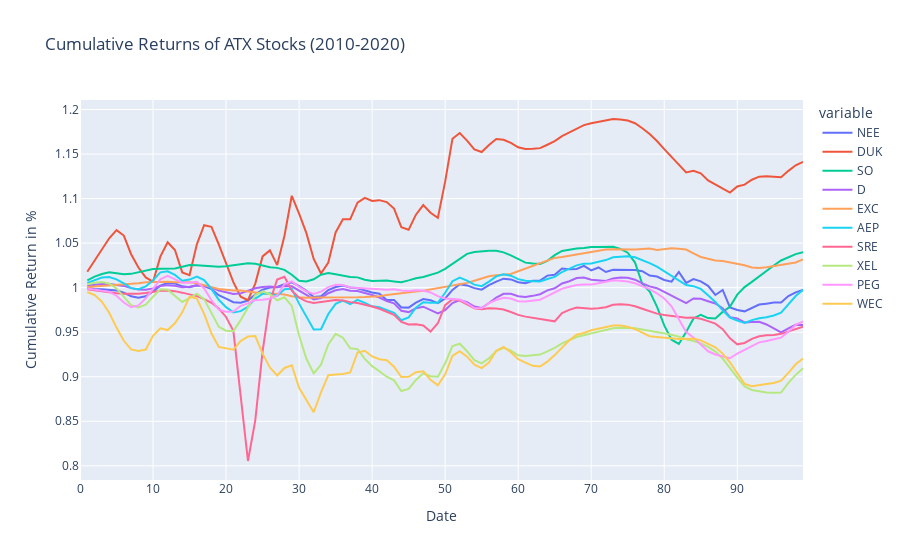

Notebook code cell kept with this figure:
### Code cell
dfNEE = pd.DataFrame(test_resultNEE,
                  columns = ['NEE'])
dfDUK = pd.DataFrame(test_resultDUK,
                  columns = ['DUK'])
dfSO = pd.DataFrame(test_resultSO,
                  columns = ['SO'])
dfD = pd.DataFrame(test_resultD,
                  columns = ['D'])
dfEXC = pd.DataFrame(test_resultEXC,
                  columns = ['EXC'])
dfAEP = pd.DataFrame(test_resultAEP,
                  columns = ['AEP'])
dfSRE = pd.DataFrame(test_resultSRE,
                  columns = ['SRE'])
dfXEL = pd.DataFrame(test_resultXEL,
                  columns = ['XEL'])
dfPEG = pd.DataFrame(test_resultPEG,
                  columns = ['PEG'])
dfWEC = pd.DataFrame(test_resultWEC,
                  columns = ['WEC'])
#---------------------------------------------------------------------------------------------#

TEST = pd.concat([dfNEE,dfDUK,dfSO,dfD,dfEXC,dfAEP,dfSRE,dfXEL,dfPEG,dfWEC], axis=1)
#---------------------------------------------------------------------------------------------#

NEE_daily_returns = TEST['NEE'].pct_change()
DUK_daily_returns = TEST['DUK'].pct_change()

SO_daily_returns = TEST['SO'].pct_change()
D_daily_returns = TEST['D'].pct_change()

EXC_daily_returns = TEST['EXC'].pct_change()
AEP_daily_returns = TEST['AEP'].pct_change()

SRE_daily_returns = TEST['SRE'].pct_change()
XEL_daily_returns = TEST['XEL'].pct_change()

PEG_daily_returns = TEST['PEG'].pct_change()
WEC_daily_returns = TEST['WEC'].pct_change()
#---------------------------------------------------------------------------------------------#
dfNEEreturn = NEE_daily_returns.to_frame()
dfDUKreturn = DUK_daily_returns.to_frame()

dfSOreturn = SO_daily_returns.to_frame()
dfDreturn = D_daily_returns.to_frame()

dfEXCreturn = EXC_daily_returns.to_frame()
dfAEPreturn = AEP_daily_returns.to_frame()

dfSREreturn = SRE_daily_returns.to_frame()
dfXELreturn = XEL_daily_returns.to_frame()

dfPEGreturn = PEG_daily_returns.to_frame()
dfWECreturn = WEC_daily_returns.to_frame()
#---------------------------------------------------------------------------------------------#
TESTDailyReturn = pd.concat([dfNEEreturn,
                             dfDUKreturn,
                             dfSOreturn,
                             dfDreturn,
                             dfEXCreturn,
                             dfAEPreturn,
                             dfSREreturn,
                             dfXELreturn,
                             dfPEGreturn,
                             dfWECreturn], axis=1)
#---------------------------------------------------------------------------------------------#


NEE_cum_returns = (NEE_daily_returns + 1).cumprod()
DUK_cum_returns = (DUK_daily_returns + 1).cumprod()

SO_cum_returns = (SO_daily_returns + 1).cumprod()
D_cum_returns = (D_daily_returns + 1).cumprod()

EXC_cum_returns = (EXC_daily_returns + 1).cumprod()
AEP_cum_returns = (AEP_daily_returns + 1).cumprod()

SRE_cum_returns = (SRE_daily_returns + 1).cumprod()
XEL_cum_returns = (XEL_daily_returns + 1).cumprod()

PEG_cum_returns = (PEG_daily_returns + 1).cumprod()
WEC_cum_returns = (WEC_daily_returns + 1).cumprod()
#---------------------------------------------------------------------------------------------#

dfNEECUM = NEE_cum_returns.to_frame()
dfDUKCUM = DUK_cum_returns.to_frame()

dfSOCUM = SO_cum_returns.to_frame()
dfDCUM = D_cum_returns.to_frame()

dfEXCCUM = EXC_cum_returns.to_frame()
dfAEPCUM = AEP_cum_returns.to_frame()

dfSRECUM = SRE_cum_returns.to_frame()
dfXELCUM = XEL_cum_returns.to_frame()

dfPEGCUM = PEG_cum_returns.to_frame()
dfWECCUM = WEC_cum_returns.to_frame()

#---------------------------------------------------------------------------------------------#
TESTCUM = pd.concat([dfNEECUM,dfDUKCUM,dfSOCUM,dfDCUM,dfEXCCUM,dfAEPCUM,dfSRECUM,dfXELCUM,dfPEGCUM,dfWECCUM], axis=1)
#---------------------------------------------------------------------------------------------#

atx_comps_returns = TESTDailyReturn
atx_comps_rets_cumprod = TESTCUM 

#---------------------------------------------------------------------------------------------#

fig = px.line(atx_comps_rets_cumprod, x=atx_comps_rets_cumprod.index, y=atx_comps_rets_cumprod.columns, title='Cumulative Returns of ATX Stocks (2010-2020)')
######
fig.update_xaxes(title_text='Date')
fig.update_yaxes(title_text='Cumulative Return in %')

fig.show()
#---------------------------------------------------------------------------------------------#


mu = expected_returns.ema_historical_return(atx_comps_returns, returns_data = True, span = 500)
Sigma = risk_models.exp_cov(atx_comps_returns, returns_data = True, span = 180)


ret_ef = np.arange(0, mu.max(), 0.01)
vol_ef = []
for i in np.arange(0, mu.max(), 0.01):
    ef_Pred2 = EfficientFrontier(mu, Sigma)
    ef_Pred2.efficient_return(i)
    vol_ef.append(ef_Pred2.portfolio_performance()[1])

ef_Pred2 = EfficientFrontier(mu, Sigma)
ef_Pred2.min_volatility()
min_vol_ret = ef_Pred2.portfolio_performance()[0]
min_vol_vol = ef_Pred2.portfolio_performance()[1]

ef_Pred2.max_sharpe(risk_free_rate=0.009)
max_sharpe_ret = ef_Pred2.portfolio_performance()[0]
max_sharpe_vol = ef_Pred2.portfolio_performance()[1]


portfolioREAL = pd.concat([closeNEE,
                   closeDUK,
                   closeSO,
                   closeD,
                   closeEXC,
                   closeAEP,
                   closeSRE,
                   closeXEL,
                   closePEG,
                   closeWEC,
                      ], axis=1)

### Figure 1 — Plotly figure (JSON) as saved in the notebook; plotly's stock layout.template omitted (floating-point values rounded to 4 significant figures)
{"data": [{"hovertemplate": "variable=NEE<br>index=%{x}<br>value=%{y}<extra></extra>", "legendgroup": "NEE", "line": {"color": "#636efa", "dash": "solid"}, "mode": "lines", "name": "NEE", "orientation": "v", "showlegend": true, "type": "scatter", "x": [0, 1, 2, 3, 4, 5, 6, 7, 8, 9, 10, 11, 12, 13, 14, 15, 16, 17, 18, 19, 20, 21, 22, 23, 24, 25, 26, 27, 28, 29, 30, 31, 32, 33, 34, 35, 36, 37, 38, 39, 40, 41, 42, 43, 44, 45, 46, 47, 48, 49, 50, 51, 52, 53, 54, 55, 56, 57, 58, 59, 60, 61, 62, 63, 64, 65, 66, 67, 68, 69, 70, 71, 72, 73, 74, 75, 76, 77, 78, 79, 80, 81, 82, 83, 84, 85, 86, 87, 88, 89, 90, 91, 92, 93, 94, 95, 96, 97, 98, 99], "xaxis": "x", "y": [null, 0.9999, 0.9985, 0.9984, 0.9977, 0.9969, 0.9944, 0.9903, 0.9887, 0.9903, 0.9956, 1.002, 1.005, 1.005, 1.002, 1.001, 1.003, 1.002, 0.9984, 0.9916, 0.9877, 0.9836, 0.9831, 0.9855, 0.9923, 0.9977, 1.0, 1.001, 1.004, 1.006, 1.002, 0.9965, 0.9894, 0.9904, 0.9973, 1.001, 1.003, 1.0, 0.9993, 0.9969, 0.9946, 0.9933, 0.9863, 0.9863, 0.9779, 0.9776, 0.9832, 0.9873, 0.9859, 0.9827, 0.9878, 0.9975, 1.004, 1.003, 0.9995, 0.9978, 1.003, 1.007, 1.01, 1.009, 1.006, 1.005, 1.008, 1.008, 1.014, 1.014, 1.021, 1.021, 1.021, 1.025, 1.019, 1.023, 1.018, 1.02, 1.02, 1.019, 1.02, 1.018, 1.014, 1.012, 1.009, 1.007, 1.018, 1.005, 1.01, 1.007, 1.002, 0.9918, 0.9975, 0.9779, 0.975, 0.9734, 0.9772, 0.9811, 0.9821, 0.9833, 0.9832, 0.9905, 0.9947, 0.9975], "yaxis": "y"}, {"hovertemplate": "variable=DUK<br>index=%{x}<br>value=%{y}<extra></extra>", "legendgroup": "DUK", "line": {"color": "#EF553B", "dash": "solid"}, "mode": "lines", "name": "DUK", "orientation": "v", "showlegend": true, "type": "scatter", "x": [0, 1, 2, 3, 4, 5, 6, 7, 8, 9, 10, 11, 12, 13, 14, 15, 16, 17, 18, 19, 20, 21, 22, 23, 24, 25, 26, 27, 28, 29, 30, 31, 32, 33, 34, 35, 36, 37, 38, 39, 40, 41, 42, 43, 44, 45, 46, 47, 48, 49, 50, 51, 52, 53, 54, 55, 56, 57, 58, 59, 60, 61, 62, 63, 64, 65, 66, 67, 68, 69, 70, 71, 72, 73, 74, 75, 76, 77, 78, 79, 80, 81, 82, 83, 84, 85, 86, 87, 88, 89, 90, 91, 92, 93, 94, 95, 96, 97, 98, 99], "xaxis": "x", "y": [null, 1.018, 1.031, 1.043, 1.055, 1.065, 1.059, 1.038, 1.023, 1.012, 1.007, 1.035, 1.051, 1.042, 1.017, 1.014, 1.049, 1.07, 1.068, 1.049, 1.028, 1.006, 0.9899, 0.9859, 1.005, 1.035, 1.042, 1.025, 1.058, 1.103, 1.083, 1.061, 1.032, 1.016, 1.028, 1.062, 1.077, 1.077, 1.095, 1.101, 1.097, 1.098, 1.096, 1.089, 1.068, 1.065, 1.082, 1.093, 1.084, 1.078, 1.119, 1.167, 1.174, 1.165, 1.155, 1.152, 1.16, 1.167, 1.166, 1.163, 1.158, 1.156, 1.156, 1.157, 1.16, 1.165, 1.17, 1.174, 1.179, 1.182, 1.185, 1.186, 1.188, 1.189, 1.189, 1.188, 1.185, 1.179, 1.172, 1.165, 1.156, 1.147, 1.139, 1.129, 1.131, 1.128, 1.12, 1.116, 1.112, 1.107, 1.114, 1.116, 1.121, 1.125, 1.125, 1.125, 1.124, 1.131, 1.137, 1.141], "yaxis": "y"}, {"hovertemplate": "variable=SO<br>index=%{x}<br>value=%{y}<extra></extra>", "legendgroup": "SO", "line": {"color": "#00cc96", "dash": "solid"}, "mode": "lines", "name": "SO", "orientation": "v", "showlegend": true, "type": "scatter", "x": [0, 1, 2, 3, 4, 5, 6, 7, 8, 9, 10, 11, 12, 13, 14, 15, 16, 17, 18, 19, 20, 21, 22, 23, 24, 25, 26, 27, 28, 29, 30, 31, 32, 33, 34, 35, 36, 37, 38, 39, 40, 41, 42, 43, 44, 45, 46, 47, 48, 49, 50, 51, 52, 53, 54, 55, 56, 57, 58, 59, 60, 61, 62, 63, 64, 65, 66, 67, 68, 69, 70, 71, 72, 73, 74, 75, 76, 77, 78, 79, 80, 81, 82, 83, 84, 85, 86, 87, 88, 89, 90, 91, 92, 93, 94, 95, 96, 97, 98, 99], "xaxis": "x", "y": [null, 1.008, 1.012, 1.015, 1.017, 1.016, 1.015, 1.016, 1.017, 1.019, 1.021, 1.021, 1.021, 1.022, 1.023, 1.026, 1.025, 1.024, 1.024, 1.024, 1.024, 1.025, 1.026, 1.027, 1.027, 1.024, 1.023, 1.022, 1.02, 1.015, 1.008, 1.007, 1.009, 1.015, 1.017, 1.015, 1.013, 1.012, 1.012, 1.009, 1.008, 1.008, 1.008, 1.007, 1.006, 1.008, 1.011, 1.012, 1.014, 1.017, 1.021, 1.027, 1.033, 1.038, 1.04, 1.041, 1.042, 1.042, 1.04, 1.036, 1.032, 1.028, 1.027, 1.027, 1.03, 1.036, 1.041, 1.043, 1.044, 1.044, 1.046, 1.046, 1.046, 1.046, 1.043, 1.039, 1.028, 1.004, 0.9958, 0.9787, 0.9576, 0.9416, 0.9368, 0.9502, 0.9653, 0.9696, 0.9658, 0.9653, 0.9728, 0.9786, 0.9921, 1.001, 1.006, 1.013, 1.019, 1.025, 1.031, 1.034, 1.038, 1.04], "yaxis": "y"}, {"hovertemplate": "variable=D<br>index=%{x}<br>value=%{y}<extra></extra>", "legendgroup": "D", "line": {"color": "#ab63fa", "dash": "solid"}, "mode": "lines", "name": "D", "orientation": "v", "showlegend": true, "type": "scatter", "x": [0, 1, 2, 3, 4, 5, 6, 7, 8, 9, 10, 11, 12, 13, 14, 15, 16, 17, 18, 19, 20, 21, 22, 23, 24, 25, 26, 27, 28, 29, 30, 31, 32, 33, 34, 35, 36, 37, 38, 39, 40, 41, 42, 43, 44, 45, 46, 47, 48, 49, 50, 51, 52, 53, 54, 55, 56, 57, 58, 59, 60, 61, 62, 63, 64, 65, 66, 67, 68, 69, 70, 71, 72, 73, 74, 75, 76, 77, 78, 79, 80, 81, 82, 83, 84, 85, 86, 87, 88, 89, 90, 91, 92, 93, 94, 95, 96, 97, 98, 99], "xaxis": "x", "y": [null, 1.002, 1.003, 1.004, 1.004, 1.003, 1.002, 0.9995, 0.9979, 0.9977, 0.9992, 1.002, 1.003, 1.002, 1.001, 1.001, 1.003, 1.002, 1.0, 0.9968, 0.9946, 0.9929, 0.9936, 0.9961, 0.9993, 1.001, 1.001, 1.001, 1.002, 1.001, 0.997, 0.9919, 0.9869, 0.9883, 0.9938, 0.9971, 0.9984, 0.9964, 0.9962, 0.9943, 0.9917, 0.989, 0.9849, 0.9824, 0.9741, 0.9726, 0.977, 0.9787, 0.975, 0.9711, 0.9748, 0.9827, 0.986, 0.9838, 0.9789, 0.9772, 0.9828, 0.9889, 0.9931, 0.9932, 0.9903, 0.9896, 0.9908, 0.9927, 0.9969, 0.9993, 1.005, 1.007, 1.011, 1.011, 1.009, 1.008, 1.007, 1.01, 1.011, 1.011, 1.009, 1.005, 1.001, 0.9994, 0.9952, 0.9908, 0.9864, 0.9827, 0.988, 0.9875, 0.9848, 0.9822, 0.9769, 0.9669, 0.9654, 0.961, 0.9613, 0.9618, 0.9587, 0.9539, 0.9499, 0.9543, 0.9583, 0.958], "yaxis": "y"}, {"hovertemplate": "variable=EXC<br>index=%{x}<br>value=%{y}<extra></extra>", "legendgroup": "EXC", "line": {"color": "#FFA15A", "dash": "solid"}, "mode": "lines", "name": "EXC", "orientation": "v", "showlegend": true, "type": "scatter", "x": [0, 1, 2, 3, 4, 5, 6, 7, 8, 9, 10, 11, 12, 13, 14, 15, 16, 17, 18, 19, 20, 21, 22, 23, 24, 25, 26, 27, 28, 29, 30, 31, 32, 33, 34, 35, 36, 37, 38, 39, 40, 41, 42, 43, 44, 45, 46, 47, 48, 49, 50, 51, 52, 53, 54, 55, 56, 57, 58, 59, 60, 61, 62, 63, 64, 65, 66, 67, 68, 69, 70, 71, 72, 73, 74, 75, 76, 77, 78, 79, 80, 81, 82, 83, 84, 85, 86, 87, 88, 89, 90, 91, 92, 93, 94, 95, 96, 97, 98, 99], "xaxis": "x", "y": [null, 1.001, 1.001, 1.002, 1.002, 1.002, 1.003, 1.004, 1.005, 1.006, 1.006, 1.006, 1.007, 1.006, 1.006, 1.006, 1.005, 1.003, 1.001, 0.9985, 0.9976, 0.9967, 0.9967, 0.9955, 0.994, 0.9933, 0.993, 0.9932, 0.9923, 0.9903, 0.9892, 0.9886, 0.989, 0.989, 0.9886, 0.989, 0.9887, 0.9884, 0.9891, 0.9894, 0.9896, 0.9905, 0.9918, 0.9929, 0.9942, 0.9947, 0.9956, 0.9964, 0.998, 0.9999, 1.001, 1.003, 1.004, 1.005, 1.008, 1.01, 1.013, 1.014, 1.014, 1.015, 1.018, 1.021, 1.025, 1.027, 1.03, 1.033, 1.034, 1.036, 1.037, 1.038, 1.04, 1.042, 1.043, 1.043, 1.043, 1.043, 1.043, 1.044, 1.044, 1.042, 1.043, 1.044, 1.044, 1.043, 1.039, 1.034, 1.033, 1.031, 1.03, 1.028, 1.026, 1.025, 1.023, 1.022, 1.023, 1.024, 1.026, 1.026, 1.028, 1.032], "yaxis": "y"}, {"hovertemplate": "variable=AEP<br>index=%{x}<br>value=%{y}<extra></extra>", "legendgroup": "AEP", "line": {"color": "#19d3f3", "dash": "solid"}, "mode": "lines", "name": "AEP", "orientation": "v", "showlegend": true, "type": "scatter", "x": [0, 1, 2, 3, 4, 5, 6, 7, 8, 9, 10, 11, 12, 13, 14, 15, 16, 17, 18, 19, 20, 21, 22, 23, 24, 25, 26, 27, 28, 29, 30, 31, 32, 33, 34, 35, 36, 37, 38, 39, 40, 41, 42, 43, 44, 45, 46, 47, 48, 49, 50, 51, 52, 53, 54, 55, 56, 57, 58, 59, 60, 61, 62, 63, 64, 65, 66, 67, 68, 69, 70, 71, 72, 73, 74, 75, 76, 77, 78, 79, 80, 81, 82, 83, 84, 85, 86, 87, 88, 89, 90, 91, 92, 93, 94, 95, 96, 97, 98, 99], "xaxis": "x", "y": [null, 1.005, 1.008, 1.011, 1.012, 1.009, 1.005, 0.9995, 0.9983, 1.001, 1.008, 1.017, 1.018, 1.014, 1.008, 1.009, 1.012, 1.009, 0.9986, 0.9864, 0.9782, 0.9722, 0.9737, 0.9785, 0.9877, 0.993, 0.9938, 0.9909, 0.9982, 0.9987, 0.9821, 0.9683, 0.9531, 0.9534, 0.9705, 0.9818, 0.9855, 0.9814, 0.9863, 0.983, 0.9791, 0.978, 0.9747, 0.9718, 0.9634, 0.9667, 0.9775, 0.9837, 0.9831, 0.9832, 0.9943, 1.007, 1.011, 1.008, 1.003, 1.002, 1.007, 1.013, 1.015, 1.013, 1.01, 1.008, 1.007, 1.007, 1.01, 1.012, 1.018, 1.021, 1.025, 1.027, 1.027, 1.029, 1.031, 1.034, 1.035, 1.035, 1.034, 1.031, 1.028, 1.024, 1.019, 1.013, 1.008, 1.003, 1.002, 0.9986, 0.9914, 0.984, 0.9745, 0.9665, 0.963, 0.9605, 0.9636, 0.9657, 0.9667, 0.9687, 0.9719, 0.9819, 0.9907, 0.9976], "yaxis": "y"}, {"hovertemplate": "variable=SRE<br>index=%{x}<br>value=%{y}<extra></extra>", "legendgroup": "SRE", "line": {"color": "#FF6692", "dash": "solid"}, "mode": "lines", "name": "SRE", "orientation": "v", "showlegend": true, "type": "scatter", "x": [0, 1, 2, 3, 4, 5, 6, 7, 8, 9, 10, 11, 12, 13, 14, 15, 16, 17, 18, 19, 20, 21, 22, 23, 24, 25, 26, 27, 28, 29, 30, 31, 32, 33, 34, 35, 36, 37, 38, 39, 40, 41, 42, 43, 44, 45, 46, 47, 48, 49, 50, 51, 52, 53, 54, 55, 56, 57, 58, 59, 60, 61, 62, 63, 64, 65, 66, 67, 68, 69, 70, 71, 72, 73, 74, 75, 76, 77, 78, 79, 80, 81, 82, 83, 84, 85, 86, 87, 88, 89, 90, 91, 92, 93, 94, 95, 96, 97, 98, 99], "xaxis": "x", "y": [null, 0.9982, 0.9969, 0.9957, 0.9948, 0.9936, 0.9932, 0.9928, 0.9931, 0.994, 0.9953, 0.9966, 0.9969, 0.9961, 0.9944, 0.9927, 0.9905, 0.9872, 0.983, 0.9766, 0.9671, 0.9516, 0.8809, 0.8054, 0.8511, 0.9284, 0.9844, 1.009, 1.012, 0.9967, 0.9887, 0.9846, 0.9828, 0.9837, 0.9854, 0.9861, 0.9857, 0.9838, 0.9827, 0.9812, 0.9789, 0.9763, 0.9732, 0.9696, 0.9616, 0.9587, 0.9588, 0.9575, 0.9507, 0.9601, 0.9803, 0.987, 0.9856, 0.981, 0.9768, 0.9759, 0.9768, 0.9767, 0.9755, 0.9727, 0.9695, 0.9675, 0.9663, 0.9646, 0.964, 0.9622, 0.9715, 0.9751, 0.9777, 0.9773, 0.9763, 0.9769, 0.978, 0.9808, 0.9815, 0.9809, 0.9792, 0.9763, 0.9734, 0.9709, 0.9693, 0.9685, 0.9674, 0.9662, 0.9665, 0.965, 0.9625, 0.9596, 0.9535, 0.9432, 0.9364, 0.9379, 0.9426, 0.9454, 0.9465, 0.9468, 0.9482, 0.9508, 0.953, 0.9562], "yaxis": "y"}, {"hovertemplate": "variable=XEL<br>index=%{x}<br>value=%{y}<extra></extra>", "legendgroup": "XEL", "line": {"color": "#B6E880", "dash": "solid"}, "mode": "lines", "name": "XEL", "orientation": "v", "showlegend": true, "type": "scatter", "x": [0, 1, 2, 3, 4, 5, 6, 7, 8, 9, 10, 11, 12, 13, 14, 15, 16, 17, 18, 19, 20, 21, 22, 23, 24, 25, 26, 27, 28, 29, 30, 31, 32, 33, 34, 35, 36, 37, 38, 39, 40, 41, 42, 43, 44, 45, 46, 47, 48, 49, 50, 51, 52, 53, 54, 55, 56, 57, 58, 59, 60, 61, 62, 63, 64, 65, 66, 67, 68, 69, 70, 71, 72, 73, 74, 75, 76, 77, 78, 79, 80, 81, 82, 83, 84, 85, 86, 87, 88, 89, 90, 91, 92, 93, 94, 95, 96, 97, 98, 99], "xaxis": "x", "y": [null, 1.004, 1.006, 1.006, 1.005, 0.9992, 0.9901, 0.9804, 0.9777, 0.9809, 0.9897, 0.9981, 0.9977, 0.9913, 0.984, 0.9882, 0.9932, 0.9871, 0.9723, 0.9561, 0.9516, 0.9512, 0.9636, 0.9778, 0.9918, 0.9959, 0.9926, 0.9859, 0.9892, 0.9796, 0.9462, 0.9202, 0.9036, 0.9136, 0.9363, 0.9481, 0.9439, 0.9319, 0.931, 0.9201, 0.9119, 0.9062, 0.9, 0.896, 0.884, 0.8864, 0.8965, 0.9038, 0.9005, 0.9001, 0.9152, 0.9344, 0.937, 0.9286, 0.9186, 0.915, 0.9208, 0.9288, 0.9325, 0.9294, 0.9241, 0.9234, 0.924, 0.9249, 0.9285, 0.9324, 0.9374, 0.941, 0.9446, 0.9466, 0.9483, 0.9507, 0.9525, 0.9545, 0.955, 0.9551, 0.9543, 0.9531, 0.9516, 0.9506, 0.9488, 0.9471, 0.945, 0.9421, 0.9402, 0.9375, 0.9336, 0.9282, 0.9205, 0.909, 0.8989, 0.8891, 0.8851, 0.8837, 0.8824, 0.8821, 0.8823, 0.8932, 0.9021, 0.9094], "yaxis": "y"}, {"hovertemplate": "variable=PEG<br>index=%{x}<br>value=%{y}<extra></extra>", "legendgroup": "PEG", "line": {"color": "#FF97FF", "dash": "solid"}, "mode": "lines", "name": "PEG", "orientation": "v", "showlegend": true, "type": "scatter", "x": [0, 1, 2, 3, 4, 5, 6, 7, 8, 9, 10, 11, 12, 13, 14, 15, 16, 17, 18, 19, 20, 21, 22, 23, 24, 25, 26, 27, 28, 29, 30, 31, 32, 33, 34, 35, 36, 37, 38, 39, 40, 41, 42, 43, 44, 45, 46, 47, 48, 49, 50, 51, 52, 53, 54, 55, 56, 57, 58, 59, 60, 61, 62, 63, 64, 65, 66, 67, 68, 69, 70, 71, 72, 73, 74, 75, 76, 77, 78, 79, 80, 81, 82, 83, 84, 85, 86, 87, 88, 89, 90, 91, 92, 93, 94, 95, 96, 97, 98, 99], "xaxis": "x", "y": [null, 0.999, 0.9979, 0.9971, 0.9953, 0.991, 0.9834, 0.978, 0.9801, 0.988, 0.9983, 1.009, 1.013, 1.009, 1.006, 1.006, 1.007, 0.9992, 0.9859, 0.9754, 0.973, 0.9733, 0.9796, 0.9823, 0.986, 0.9866, 0.9874, 0.9913, 1.004, 1.007, 1.001, 0.9958, 0.9929, 0.9955, 1.001, 1.003, 1.003, 1.0, 0.9999, 0.9997, 0.9987, 0.9981, 0.9976, 0.9983, 0.9968, 0.9964, 0.997, 0.9968, 0.9946, 0.9905, 0.9878, 0.9876, 0.9866, 0.9825, 0.977, 0.9768, 0.9828, 0.9862, 0.9887, 0.9878, 0.9848, 0.9844, 0.9851, 0.9865, 0.9905, 0.9942, 0.9987, 1.001, 1.003, 1.004, 1.003, 1.005, 1.006, 1.008, 1.008, 1.007, 1.005, 1.002, 0.9984, 0.9937, 0.9878, 0.979, 0.9654, 0.9502, 0.944, 0.9359, 0.9286, 0.925, 0.9225, 0.9208, 0.9261, 0.9304, 0.9347, 0.9386, 0.9401, 0.9424, 0.9439, 0.9507, 0.9582, 0.962], "yaxis": "y"}, {"hovertemplate": "variable=WEC<br>index=%{x}<br>value=%{y}<extra></extra>", "legendgroup": "WEC", "line": {"color": "#FECB52", "dash": "solid"}, "mode": "lines", "name": "WEC", "orientation": "v", "showlegend": true, "type": "scatter", "x": [0, 1, 2, 3, 4, 5, 6, 7, 8, 9, 10, 11, 12, 13, 14, 15, 16, 17, 18, 19, 20, 21, 22, 23, 24, 25, 26, 27, 28, 29, 30, 31, 32, 33, 34, 35, 36, 37, 38, 39, 40, 41, 42, 43, 44, 45, 46, 47, 48, 49, 50, 51, 52, 53, 54, 55, 56, 57, 58, 59, 60, 61, 62, 63, 64, 65, 66, 67, 68, 69, 70, 71, 72, 73, 74, 75, 76, 77, 78, 79, 80, 81, 82, 83, 84, 85, 86, 87, 88, 89, 90, 91, 92, 93, 94, 95, 96, 97, 98, 99], "xaxis": "x", "y": [null, 0.9952, 0.9917, 0.9843, 0.9719, 0.9552, 0.9404, 0.9307, 0.9289, 0.9305, 0.9459, 0.9543, 0.9524, 0.9601, 0.9723, 0.9899, 0.9877, 0.9706, 0.9488, 0.9334, 0.9317, 0.9304, 0.9402, 0.9452, 0.9456, 0.926, 0.9105, 0.9015, 0.9099, 0.9129, 0.8876, 0.873, 0.8601, 0.8824, 0.9018, 0.9025, 0.903, 0.9049, 0.9272, 0.9292, 0.9228, 0.9197, 0.9185, 0.9113, 0.8996, 0.8999, 0.9051, 0.9062, 0.8966, 0.8905, 0.9028, 0.9235, 0.9287, 0.9225, 0.9136, 0.9097, 0.916, 0.9292, 0.9336, 0.9275, 0.9197, 0.9159, 0.9123, 0.9115, 0.9169, 0.9243, 0.9324, 0.9409, 0.9472, 0.9492, 0.9522, 0.954, 0.9559, 0.9576, 0.9574, 0.9562, 0.9535, 0.9493, 0.9455, 0.9448, 0.9438, 0.9429, 0.9423, 0.9423, 0.943, 0.9409, 0.9373, 0.9331, 0.926, 0.9162, 0.9039, 0.892, 0.8894, 0.8909, 0.8919, 0.893, 0.8956, 0.9044, 0.914, 0.9205], "yaxis": "y"}], "layout": {"legend": {"title": {"text": "variable"}, "tracegroupgap": 0}, "title": {"text": "Cumulative Returns of ATX Stocks (2010-2020)"}, "xaxis": {"anchor": "y", "domain": [0, 1], "title": {"text": "Date"}}, "yaxis": {"anchor": "x", "domain": [0, 1], "title": {"text": "Cumulative Return in %"}}}}
